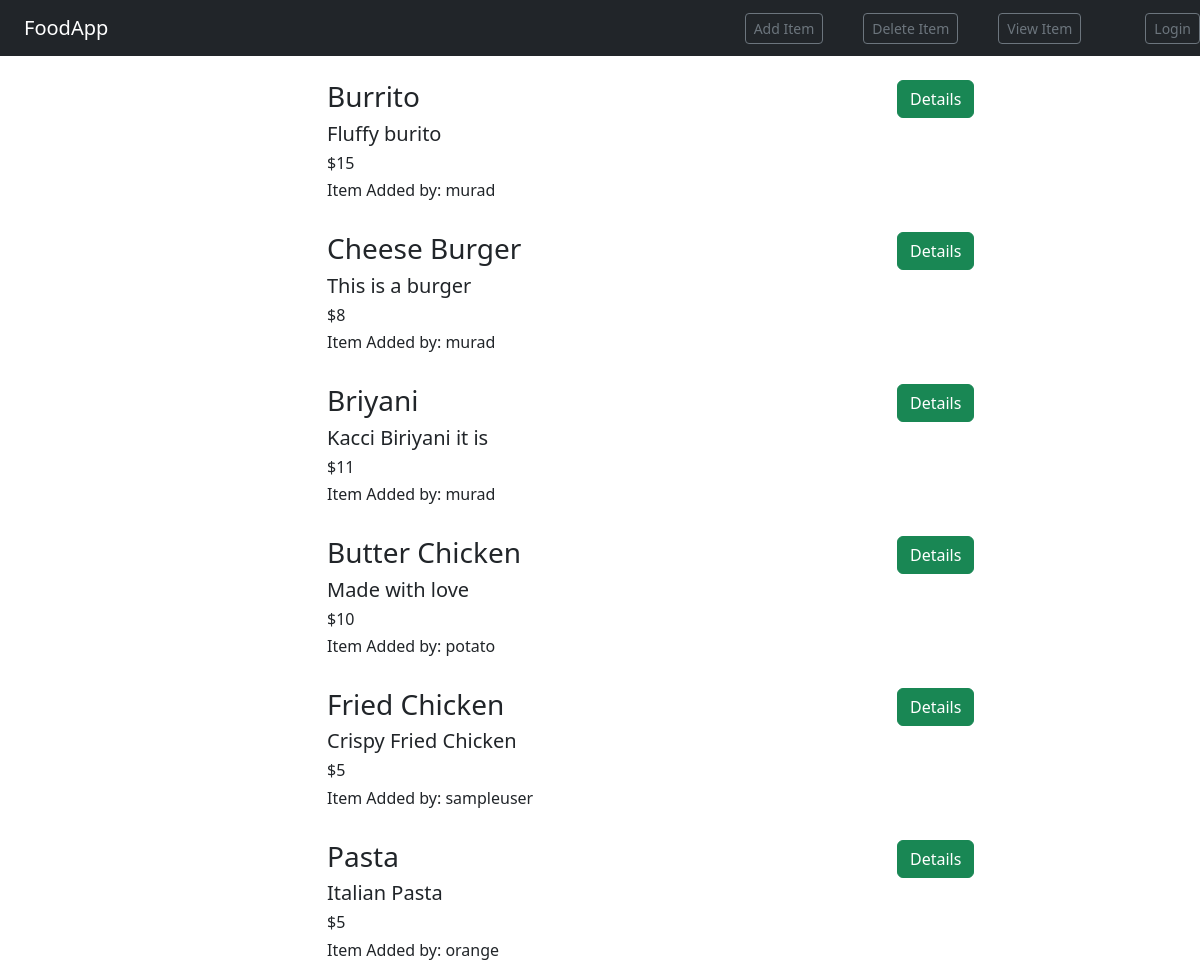
Screenshot of /food/ with the database file from the repository.
### food/models.py (models this page shows, shortened)
class Item(models.Model):
    user_name = models.ForeignKey(User, on_delete=models.CASCADE,default=1)
    item_name = models.CharField(max_length=200)
    item_desc = models.CharField(max_length=200)
    item_price = models.IntegerField()
    item_image = models.CharField(max_length=500,default="https://encrypted-tbn0.gstatic.com/images?q=tbn:ANd9GcTg1fVKRv4HsD3ESQtMcrv5u6ZcM9socXpQrUKSyh_E-NckPTmXF5RL7hg-M364_rehkPg&usqp=CAU")

### food/views.py (the view)
# urls.py: path('', views.IndexClassView.as_view(), name= 'index'),
class IndexClassView(ListView):
    model = Item
    template_name = 'food/index.html'
    context_object_name = 'item_list'

### food/templates/food/index.html (shortened to what this page needs)
 {% extends 'food/base.html' %}
 {% block body %}
    <div class="container">
        {% for item in item_list %}
            <div class="row">
                <div class="col-md-3 item-container">
                </div>
                <div class="col-md-6">
                    <br>
                    <h3>{{ item.item_name }}</h3>
                    <h5>{{ item.item_desc }}</h5>
                    <h6>${{ item.item_price }}</h6>
                    <h6>Item Added by: {{ item.user_name }}</h6>
                </div>
                <div class="col-md-3">
                    <br>
                    <a class="btn btn-success" href="{% url 'food:detail' item.id %}">Details</a>
                </div>
            </div>
        {% endfor %}
    </div>
 {% endblock %}

### food/static/food/style.css (style rules this page uses)
body { background-color:lightyellow; }

### rows the page displays
Item: item_name "Burrito", item_desc "Fluffy burito", item_price "15", user_name "murad"
Item: item_name "Cheese Burger", item_desc "This is a burger", item_price "8", user_name "murad"
Item: item_name "Briyani", item_desc "Kacci Biriyani it is", item_price "11", user_name "murad"
Item: item_name "Butter Chicken", item_desc "Made with love", item_price "10", user_name "potato"
Item: item_name "Fried Chicken", item_desc "Crispy Fried Chicken", item_price "5", user_name "sampleuser"
Item: item_name "Pasta", item_desc "Italian Pasta", item_price "5", user_name "orange"
